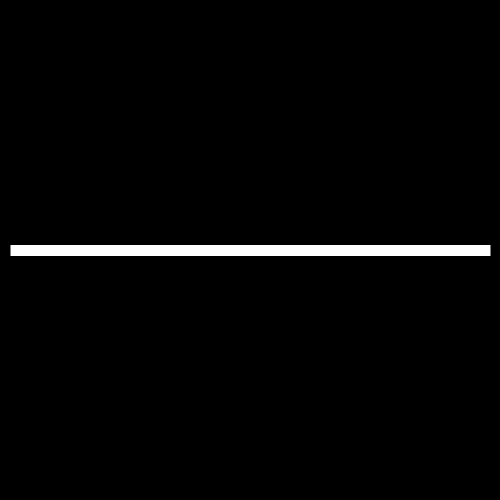
Frame 1 (no input)
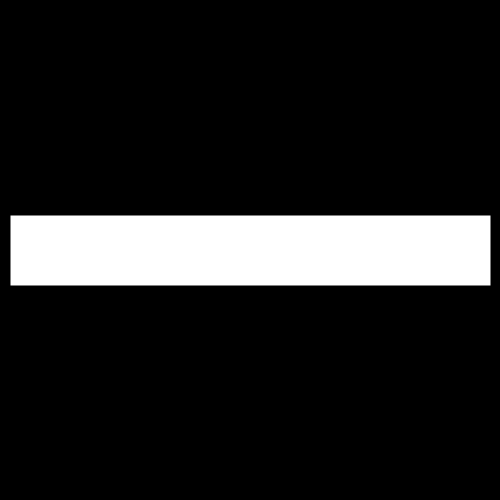
Frame 60 (the mouse pressed at the canvas centre just before this capture)
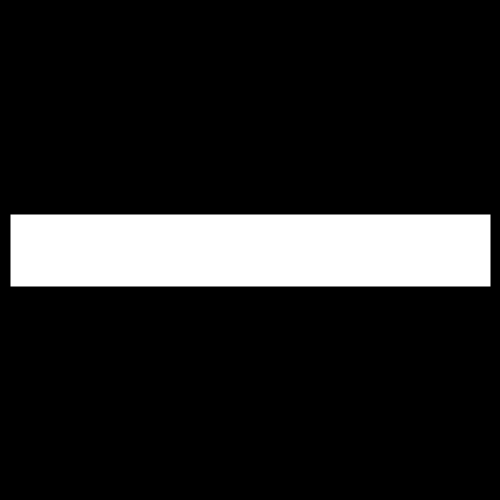
Frame 120 (the mouse held since frame 60 and released just before this capture)

The Processing sketch that drew these frames (run headless with seeded random() and noise(); from frame 60 on, the mouse is pressed at the canvas centre):

// Processing sketch: processing_153930
// ── processing_153930.pde

// day one: draw a line to follow

float lineStroke = 10;
float growthSpeed = 1.0;
float growthDirection = 1;

void setup(){
  size(500, 500);
}

void draw(){
  background(0);
  lineStroke = lineStroke + (growthSpeed * growthDirection);
  //stroke pulse
  if(lineStroke > 100 || lineStroke < 1){
    growthDirection *= -1;
  } 
 
  // draw the line
  strokeCap(SQUARE);
  stroke(255);
  strokeWeight(lineStroke);
  line(10, height/2, width-10, height/2);
  
}
